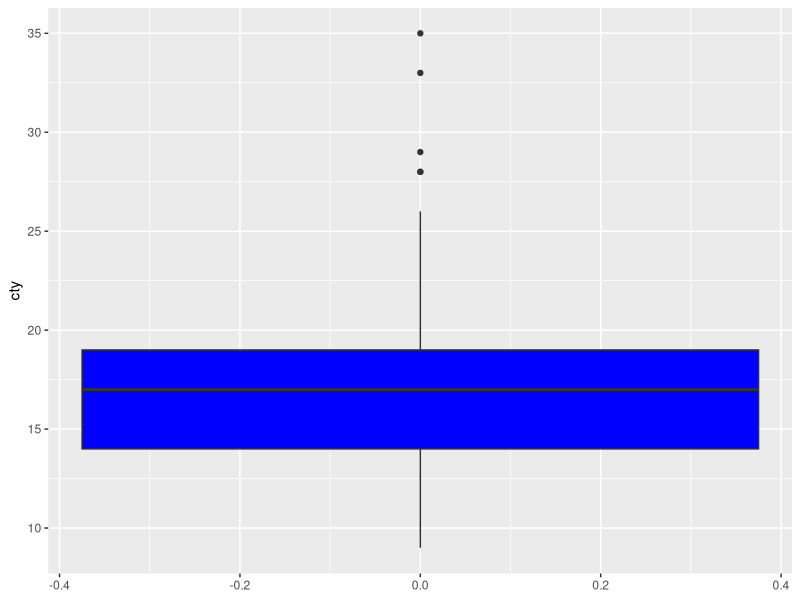
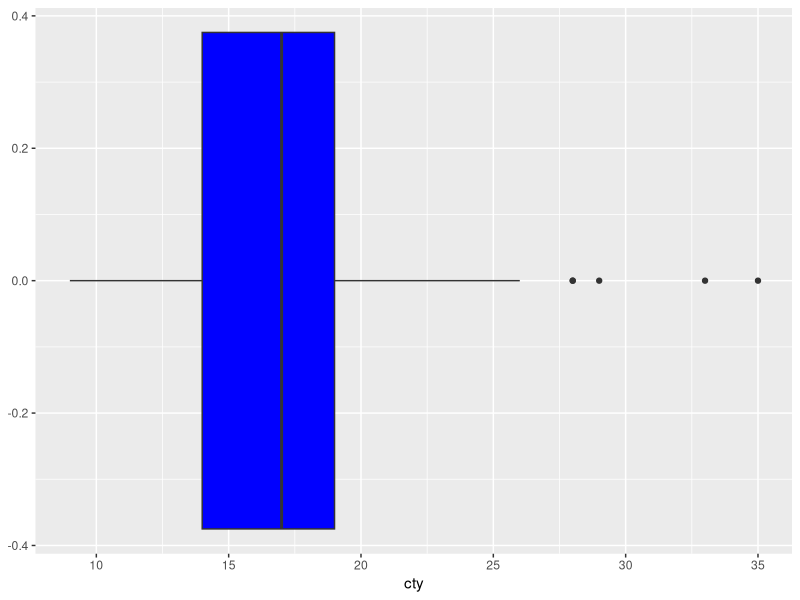

R code for these plots, in order:
# Rachel Rolle

#The data source is the mpg data table
library(tidyverse)
head(mpg)
summary(mpg$displ)

#3
mpg%>%
ggplot(aes(y = cty))+geom_boxplot(fill = 'blue')

#4
mpg%>%
ggplot(aes(x = cty))+geom_boxplot(fill = 'blue')
